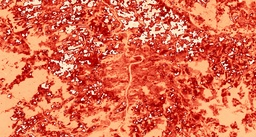
#> input picture color_img.jpg, 256 x 137 px, shrunk from 3669 x 1964 before the run, given in place of 2018-08-01, Landsat 8 USGS, Thermal.jpg, which was not available
$ jupyter execute --allow-errors Untitled-Copy1.ipynb
#> lines starting #> are read from the running program, lines starting #| are printed output that depends on the picture; pictures that were not available may be replaced by others from this repository, and a replacement may not be noted
[cell 1]
import matplotlib.pyplot as plt
#%matplotlib inline
import cv2
import numpy as np

[cell 2]
def open_image(file_name):
        """
        Read image from disk. OpenCV library is used because of better performance over PIL.
        :param file_name: str or PosixPath, path to image
        :return: image
        """
        flags = cv2.IMREAD_UNCHANGED + cv2.IMREAD_ANYDEPTH + cv2.IMREAD_ANYCOLOR

        im = cv2.imread(str(file_name), flags).astype(np.float32) / 255
        return cv2.cvtColor(im, cv2.COLOR_BGR2RGB)

[cell 3]
def show_image(image, figure_size=(16, 12), axis=None):
    """
    Display image in matplotlib figure
    :param image: openCV image
    :param figure_size: size of figure
    :param axis:
    :return:
    """
    if not axis:
        figure, axis = plt.subplots(figsize=figure_size)
    axis.imshow(image, aspect='auto')
#     axis.grid(which='major', axis='both', linestyle='-', color='k', linewidth=2)
#     axis.set_xticks(np.arange(0, 448, 448 / 7))
#     axis.set_yticks(np.arange(0, 448, 448 / 7))

    return axis

[cell 4]
def change_contrast(file_name):
    #-----Reading the image-----------------------------------------------------
    img = cv2.imread('Dog.jpg', 1)
    cv2.imshow("img",img)

    #-----Converting image to LAB Color model-----------------------------------
    lab= cv2.cvtColor(img, cv2.COLOR_BGR2LAB)
    cv2.imshow("lab",lab)

    #-----Splitting the LAB image to different channels-------------------------
    l, a, b = cv2.split(lab)
    cv2.imshow('l_channel', l)
    cv2.imshow('a_channel', a)
    cv2.imshow('b_channel', b)

    #-----Applying CLAHE to L-channel-------------------------------------------
    clahe = cv2.createCLAHE(clipLimit=3.0, tileGridSize=(8,8))
    cl = clahe.apply(l)
    cv2.imshow('CLAHE output', cl)

    #-----Merge the CLAHE enhanced L-channel with the a and b channel-----------
    limg = cv2.merge((cl,a,b))
    cv2.imshow('limg', limg)

    #-----Converting image from LAB Color model to RGB model--------------------
    final = cv2.cvtColor(limg, cv2.COLOR_LAB2BGR)
    cv2.imshow('final', final)

    return final

#_____END_____#

[cell 5]
from PIL import Image, ImageEnhance
def convert_pillow(file_name, new_file_name):
    im = Image.open(file_name)
    enhancer = ImageEnhance.Contrast(im)
    enhanced_im = enhancer.enhance(4.0)
    enhanced_im.save(new_file_name)

[cell 6]
image = open_image('/Users/rpitonak/Downloads/2018-08-01, Landsat 8 USGS, Thermal.jpg')

[cell 7]
show_image(image)

[cell 8]
def change_contrast(image, image_out, a, b):
#> called with image_out = 'out.png', a = 1.5, b = 50
    new_image = np.zeros(image.shape, image.dtype)
    alpha = float(a)
    beta = int(b)
    for y in range(image.shape[0]):
        for x in range(image.shape[1]):
            for c in range(image.shape[2]):
                new_image[y,x,c] = np.clip(alpha*image[y,x,c]*255 + beta, 0, 255)
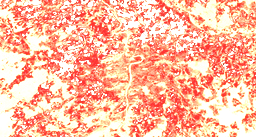
#> new_image: shape (137, 256, 3) float32; mean R, G, B 254.8, 188.8, 162.7

    cv2.imwrite(image_out, new_image)
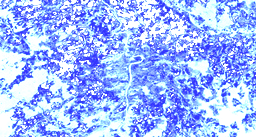
#> saved as out.png: shape (137, 256, 3); mean B, G, R 254.8, 188.8, 162.7
    return new_image / 255

[cell 9]
image_out1 = change_contrast(image,'out.png', 1.5, 50)
show_image(image_out1)

[cell 10]
image_out1 = change_contrast(image,'out.png', 1.5, 20)
#> call 2 of change_contrast, with image_out = 'out.png', a = 1.5, b = 20
#> after the loop in change_contrast (call 2), `for y in range(image.shape[0]):`:
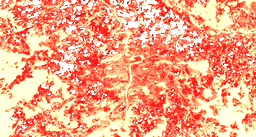
#> new_image: shape (137, 256, 3) float32; mean R, G, B 253.9, 167.8, 134.8
#> in change_contrast (call 2), `return new_image / 255`:
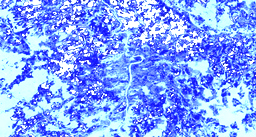
#> returned value: shape (137, 256, 3) float32; mean of channels 0, 1, 2 0.996, 0.658, 0.529; drawn as B, G, R
show_image(image_out1)
